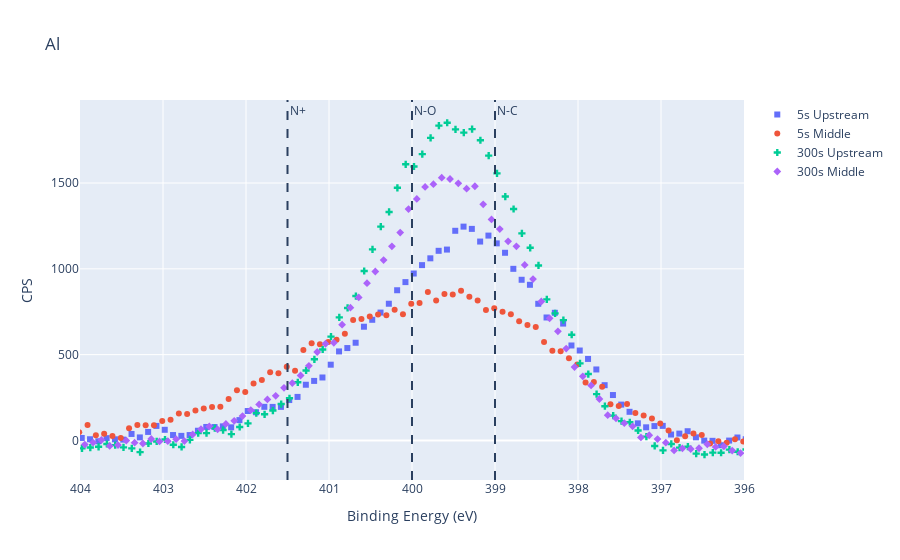

This figure's notebook cell:
### Markdown cell above
## Al

### Code cell
FolderTR="C:/Users/quadrell/OneDrive - Lancaster University/PhD Project/Data/XPS/0003_020321_AQ"
FileXPS="N1sAl" #Name of the file with XPS Data produced by CasaXPS Sav TAB Ascii
DataPerSpectrum=209 #number of rows of each spectrum including the headers
HeaderColumns=8 #number of columns comprising the headers
NumericDataPerSpectrum=DataPerSpectrum-HeaderColumns #number of rows with the numeric data

#Read the XPS data and assign them to a pandas dataframe
XPSAl=ReadXPSData(FolderTR, FileXPS, DataPerSpectrum, HeaderColumns)

#number of spectra composing the dataset
NumberOfSpectra=(XPSAl.shape[0]//NumericDataPerSpectrum)

x_len=XPSAl.shape[0]//NumberOfSpectra

XPSAl=RemoveLinearBackgorund(XPSAl, Points=50, NumberOfSpectra=NumberOfSpectra)


fig = go.Figure()



for i in range (0, NumberOfSpectra):
    fig.add_trace(go.Scatter(mode='markers', marker_symbol=symbol[i], x=XPSAl["Binding Energy"].values.reshape(NumberOfSpectra,x_len)[i], y=XPSAl["CPS"].values.reshape(NumberOfSpectra,x_len)[i], name=names[i]))
    
fig.add_vline(x=399, line_dash="dash", annotation_text="N-C")
fig.add_vline(x=400, line_dash="dash",annotation_text="N-O")
fig.add_vline(x=401.5, line_dash="dash", annotation_text="N+")

fig.update_layout(title="Al", xaxis_title='Binding Energy (eV)', yaxis_title='CPS',xaxis_range=(404,396))
    
fig.write_html(FolderTR+"/"+"Al"+".html")
fig.write_image(FolderTR+"/"+"Al"+".svg")

fig.show()

### Figure 1 — Plotly figure (JSON) as saved in the notebook; plotly's stock layout.template omitted (floating-point values rounded to 4 significant figures; data arrays with more than 128 entries replaced by an {"elided": "..."} marker saying what was removed)
{"data": [{"marker": {"symbol": "square"}, "mode": "markers", "name": "5s Upstream", "type": "scatter", "x": {"elided": "201 float values"}, "y": {"elided": "201 float values"}}, {"marker": {"symbol": "circle"}, "mode": "markers", "name": "5s Middle", "type": "scatter", "x": {"elided": "201 float values"}, "y": {"elided": "201 float values"}}, {"marker": {"symbol": "cross"}, "mode": "markers", "name": "300s Upstream", "type": "scatter", "x": {"elided": "201 float values"}, "y": {"elided": "201 float values"}}, {"marker": {"symbol": "diamond"}, "mode": "markers", "name": "300s Middle", "type": "scatter", "x": {"elided": "201 float values"}, "y": {"elided": "201 float values"}}], "layout": {"annotations": [{"showarrow": false, "text": "N-C", "x": 399, "xanchor": "left", "xref": "x", "y": 1, "yanchor": "top", "yref": "y domain"}, {"showarrow": false, "text": "N-O", "x": 400, "xanchor": "left", "xref": "x", "y": 1, "yanchor": "top", "yref": "y domain"}, {"showarrow": false, "text": "N+", "x": 401.5, "xanchor": "left", "xref": "x", "y": 1, "yanchor": "top", "yref": "y domain"}], "shapes": [{"line": {"dash": "dash"}, "type": "line", "x0": 399, "x1": 399, "xref": "x", "y0": 0, "y1": 1, "yref": "y domain"}, {"line": {"dash": "dash"}, "type": "line", "x0": 400, "x1": 400, "xref": "x", "y0": 0, "y1": 1, "yref": "y domain"}, {"line": {"dash": "dash"}, "type": "line", "x0": 401.5, "x1": 401.5, "xref": "x", "y0": 0, "y1": 1, "yref": "y domain"}], "title": {"text": "Al"}, "xaxis": {"range": [404, 396], "title": {"text": "Binding Energy (eV)"}}, "yaxis": {"title": {"text": "CPS"}}}}
